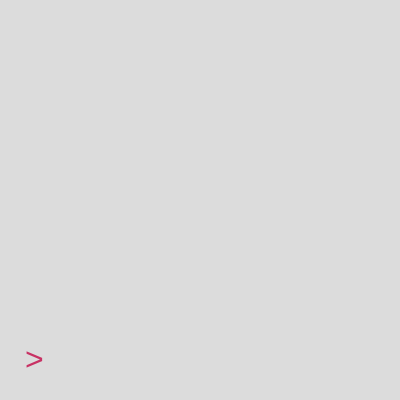
Frame 1 (no input)
Frame 60 (no input): identical to frame 1, image omitted
Frame 120 (the mouse pressed at the canvas centre since frame 60): identical to frame 1, image omitted

The p5.js sketch that drew this single still picture (run headless with seeded random() and noise() and a simulated clock; from frame 60 on, the mouse is pressed at the canvas centre):

// p5.js sketch
// ── sketch.js
var commands = [];
var minusReplacement = '_';
//var command = '';

function setup() {
  createCanvas(400, 400);
  commands[0] = '';
}

function draw() {
  background(220);
  noStroke();
  fill(200,50,100);
  textSize(32);
  for (var i = 0; i < commands.length; i++) {
    text('> ' + commands[i],25,(400+(i*30))-(commands.length*30));
  }
}

function button(b) {
  if (b == '=') {
    if (commands[commands.length-1] == '' && commands.length>2) {
      commands[commands.length-1] = commands[commands.length-3];
    }
    var peices = splitTokens(commands[commands.length-1], ['+',minusReplacement,'*','/']);
    var mafs = splitTokens(commands[commands.length-1], ['a','1','2','3','4','5','6','7','8','9','0']);
    //console.log(peices);
    //console.log(mafs);
    var total = peices[0];
    if (total == 'a') {
      if (commands.length>2) {
        total = commands[commands.length-2];
      }else{
        total = 0;
      }
    }
    for (var i = 0; i < mafs.length; i++) {
      if (mafs[i]=='+') {
        total = int(total) + int(peices[i+1]);
      }
      if (mafs[i]==minusReplacement) {
        total = int(total) - int(peices[i+1]);
      }
      if (mafs[i]=='*') {
        total = int(total) * int(peices[i+1]);
      }
      if (mafs[i]=='/') {
        total = int(total) / int(peices[i+1]);
      }
    }
    //console.log(total);
    commands[commands.length] = total;
    commands[commands.length] = '';
  }else if(b == 'cc') {
    commands = [];
    commands[0] = '';
  }else if(b == 'c') {
    commands[commands.length-1] = '';
  }/*else if(b == 'a' && commands.length > 1) {
    commands[commands.length-1] = str(commands[commands.length-1]) + str(commands[commands.length-2]);
  }else if(b == 'a') {
    commands[commands.length-1] = str(commands[commands.length-1]) + 0;
  }*/else if(b == '-') {
    commands[commands.length-1] = commands[commands.length-1] + minusReplacement;
  }else{
    commands[commands.length-1] = commands[commands.length-1] + b;
  }
}
// ── style.css
html, body {
  margin: 0;
  padding: 0;
}
canvas {
  display: block;
}
#controls{
	position:absolute;
	top:100px;
	left:500px;
}
#b1{
	position:absolute;
	top:0px;
	left:0px;
}
#b2{
	position:absolute;
	top:0px;
	left:30px;
}
#b3{
	position:absolute;
	top:0px;
	left:60px;
}
#b4{
	position:absolute;
	top:30px;
	left:0px;
}
#b5{
	position:absolute;
	top:30px;
	left:30px;
}
#b6{
	position:absolute;
	top:30px;
	left:60px;
}
#b7{
	position:absolute;
	top:60px;
	left:0px;
}
#b8{
	position:absolute;
	top:60px;
	left:30px;
}
#b9{
	position:absolute;
	top:60px;
	left:60px;
}
#b0{
	position:absolute;
	top:90px;
	left:30px;
}
#bp{
	position:absolute;
	top:150px;
	left:0px;
}
#bm{
	position:absolute;
	top:180px;
	left:0px;
}
#bt{
	position:absolute;
	top:150px;
	left:30px;
}
#bd{
	position:absolute;
	top:180px;
	left:30px;
}
#be{
	position:absolute;
	top:150px;
	left:60px;
}
#bc{
	position:absolute;
	top:180px;
	left:60px;
}
#bcc{
	position:absolute;
	top:210px;
	left:0px;
}
#ba{
	position:absolute;
	top:210px;
	left:45px;
}
